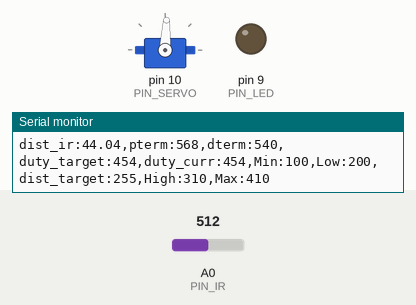
Simulated run of this sketch. Board: Arduino Uno, built with avr-gcc and run on an emulated ATmega328P. Shown: servo, output pins drawn as LEDs (lit = HIGH), the last lines printed to the serial monitor. The test bench sets the inputs (shaded band); at power-on: A0 (PIN_IR) = 512.

Above: at 0.28 s.
At 1.2 s:
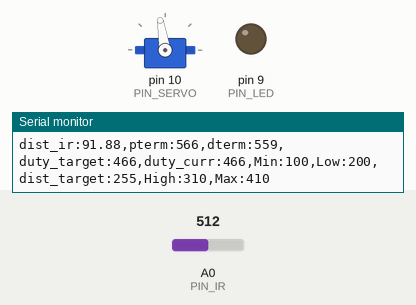
1.3 s: A0 (PIN_IR) set to 400
4.3 s: A0 (PIN_IR) set to 306
Timing chart, 0 to 7.3 s (numbered marks = the images above; inputs shaded):
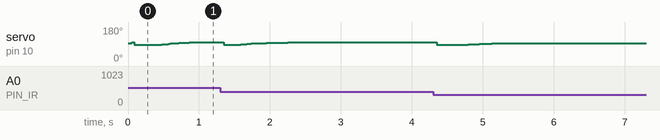

The sketch:

PD_control.ino
```cpp
#include <Servo.h>

/////////////////////////////
// Configurable parameters //
/////////////////////////////

// Arduino pin assignment
#define PIN_LED 9         // LED를 아두이노 GPIO 9번 핀에 연결
#define PIN_SERVO 10    // 서보모터를 아두이노 GPIO 10번 핀에 연결
#define PIN_IR A0     // 적외선 센서를 아두이노 아날로그 A0핀에 연결

// Framework setting
#define _DIST_TARGET 220
#define _DIST_MIN 100   //거리의 최솟값이 100mm
#define _DIST_MAX 410                  //거리의 최대값 410mm
#define LENGTH 30
#define k_LENGTH 8
#define Horizontal_Angle 2160
#define Max_Variable_Angle 100

#define _INTERVAL_DIST 30  // DELAY_MICROS * samples_num^2 의 값이 최종 거리측정 인터벌임. 넉넉하게 30ms 잡음.
#define DELAY_MICROS  1500 // 필터에 넣을 샘플값을 측정하는 딜레이(고정값!)
#define EMA_ALPHA 0.1     // EMA 필터 값을 결정하는 ALPHA 값. 작성자가 생각하는 최적값임.
#define _DIST_ALPHA 0.35
// Servo range
#define _DUTY_MIN 1440
#define _DUTY_NEU 1500
#define _DUTY_MAX 1560             // 서보의 최대각도의 microseconds의 값

// Servo speed control
#define _SERVO_ANGLE 30   //  최대 가동범위에 따른 목표 서보 회전각
#define _SERVO_SPEED 2000   //서보 속도를 30으로

// Event periods
#define _INTERVAL_SERVO 20  //  서보 업데이트 주기
#define _INTERVAL_SERIAL 100  //  시리얼 플로터 갱신 속도

// PID parameters
#define _KP 0.7  //  P 이득 비율
#define _KD 70

//////////////////////
// global variables //
//////////////////////

// Servo instance
Servo myservo;

float dist_target;
float dist_f;
float ema_dist=0;
float filtered_dist;
float samples_num = 3;
int a, b; // unit: mm
int correction_dist, iter;
float dist_list[LENGTH], sum, dist_ema, alpha, dist_cali_f;

// Event periods
unsigned long last_sampling_time_dist, last_sampling_time_servo,
last_sampling_time_serial;

//(unsigned long : 부호없는 정수형)
bool event_dist, event_servo, event_serial;

// Servo speed control
int duty_chg_per_interval; //  서보속도 제어를 위한 변수 선언
int duty_target, duty_curr; //  목표duty, 현재duty

// PID variables
float error_curr, error_prev, control, pterm, dterm, iterm;


void setup() {
// initialize GPIO pins for LED and attach servo
  pinMode(PIN_LED, OUTPUT);
  myservo.attach(PIN_SERVO);

// initialize global variables
duty_target = _DUTY_NEU;
duty_curr = _DUTY_NEU; // [3055] duty_target, duty_curr 초기화
last_sampling_time_dist, last_sampling_time_servo, last_sampling_time_serial = millis();
dist_f, dist_ema = _DIST_MIN;
pterm = iterm = dterm = 0;

// move servo to neutral position
  myservo.writeMicroseconds(_DUTY_NEU); //[2635]

// initialize serial port
  Serial.begin(57600); //[2635]

  a = 80;
  b = 280;
  correction_dist = 0;
  iter = 0; sum = 0;
  alpha = _DIST_ALPHA;

// convert angle speed into duty change per interval.
  duty_chg_per_interval = (_DUTY_MAX - _DUTY_MIN)/(float)(_SERVO_ANGLE) * (_SERVO_SPEED /1000.0)*_INTERVAL_SERVO;

}

float ir_distance(void){ // return value unit: mm
  float val;
  float volt = float(analogRead(PIN_IR));
  val = ((6762.0/(volt-9.0))-4.0) * 10.0;
  return val;
}
// ================
float under_noise_filter(void){ // 아래로 떨어지는 형태의 스파이크를 제거해주는 필터
  int currReading;
  int largestReading = 0;
  for (int i = 0; i < samples_num; i++) {
    currReading = ir_distance();
    if (currReading > largestReading) { largestReading = currReading; }
    // Delay a short time before taking another reading
    delayMicroseconds(DELAY_MICROS);
  }
  return largestReading;
}

float filtered_ir_distance(void){

  int currReading;
  int lowestReading = 1024;
  for (int i = 0; i < samples_num; i++) {
    currReading = under_noise_filter();
    if (currReading < lowestReading) { lowestReading = currReading; }
  }
    sum = 0;
  iter = 0;
  while (iter < LENGTH)
  {
    dist_list[iter] = 100 + 300.0 / (b - a) * (ir_distance() - a);
    sum += dist_list[iter];
    iter++;
  }

  for (int i = 0; i < LENGTH-1; i++){
    for (int j = i+1; j < LENGTH; j++){
      if (dist_list[i] > dist_list[j]) {
        float tmp = dist_list[i];
        dist_list[i] = dist_list[j];
        dist_list[j] = tmp;
      }
    }
  }

  for (int i = 0; i < k_LENGTH; i++) {
    sum -= dist_list[i];
  }
  for (int i = 1; i <= k_LENGTH; i++) {
    sum -= dist_list[LENGTH-i];
  }

  float dist_cali = sum/(LENGTH-2*k_LENGTH);
  dist_cali_f=alpha*dist_cali + (1-alpha)*dist_ema;
  ema_dist = EMA_ALPHA*lowestReading + (1-EMA_ALPHA)*ema_dist;
  return ema_dist;
}

void loop() {
    /////////////////////
    // Event generator //
    /////////////////////
    unsigned long time_curr = millis();
    if(time_curr >= last_sampling_time_dist + _INTERVAL_DIST) {
        last_sampling_time_dist += _INTERVAL_DIST;
        event_dist = true;
    }
    if(time_curr >= last_sampling_time_servo + _INTERVAL_SERVO) {
        last_sampling_time_servo += _INTERVAL_SERVO;
        event_servo = true;
    }
    if(time_curr >= last_sampling_time_serial + _INTERVAL_SERIAL) {
        last_sampling_time_serial += _INTERVAL_SERIAL;
        event_serial = true;
    }

    ////////////////////
    // Event handlers //
    ////////////////////

    if(event_dist) {
        event_dist = false;
        // get a distance reading from the distance sensor
        dist_f = filtered_ir_distance();

        // PID control logic
        error_curr = _DIST_TARGET-dist_f;
        pterm = error_curr;
        dterm = _KD*(error_curr - error_prev);
        control = _KP * pterm+dterm;

        // duty_target = f(duty_neutral, control)
        //duty_target = duty_neutral + control
        duty_target = _DUTY_NEU + control;

  // keep duty_target value within the range of [_DUTY_MIN, _DUTY_MAX]
        if(duty_target < _DUTY_MIN)
        {
            duty_target = _DUTY_MIN;
        }
        if(duty_target > _DUTY_MAX)
        {
            duty_target = _DUTY_MAX;
        }

        error_prev=error_curr;
  }

 if(event_servo) {
    event_servo=false;
    // adjust duty_curr toward duty_target by duty_chg_per_interval
    if(duty_target>duty_curr) {
   duty_curr += duty_chg_per_interval;
   if(duty_curr > duty_target) duty_curr = duty_target;
     }
    else {
   duty_curr -= duty_chg_per_interval;
   if(duty_curr < duty_target) duty_curr = duty_target;
    }
    // update servo position
     myservo.writeMicroseconds(duty_curr);
  }

  if(event_serial) {
    event_serial = false;
    Serial.print("dist_ir:");
    Serial.print(dist_f);
    Serial.print(",pterm:");
    Serial.print(map(pterm,-1000,1000,510,610));
    Serial.print(",dterm:");
    Serial.print(map(dterm,-1000,1000,510,610));
    Serial.print(",duty_target:");
    Serial.print(map(duty_target,1000,2000,410,510));
    Serial.print(",duty_curr:");
    Serial.print(map(duty_curr,1000,2000,410,510));
    Serial.println(",Min:100,Low:200,dist_target:255,High:310,Max:410");

  }
}
```
